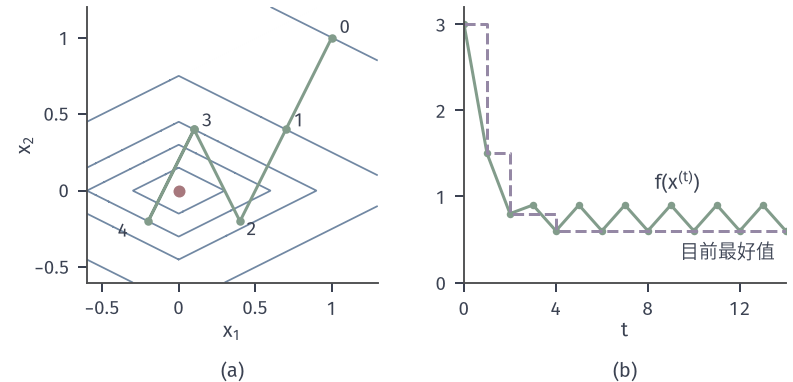

Recreate this plot in Python.
from pathlib import Path
import sys
ROOT = next(p for p in Path(__file__).resolve().parents if (p/'build.sh').is_file() and (p/'tex/book.tex').is_file())
sys.path.insert(0, str(ROOT/'figures/00-shared/mathematical-preliminaries-upper/00-shared/comprehension-figures'))
from support import figure, save, BLUE, GREEN, YELLOW, RED, PURPLE, INK, MUTED, GRID, BLUE_FILL, GREEN_FILL, YELLOW_FILL, RED_FILL, PURPLE_FILL
import numpy as np
HERE = Path(__file__).resolve().parent
STROKE = '#4C4D4F'
def panel(fig, left, right, top, bottom, wspace=.25, hspace=.2):
    fig.set_layout_engine(None)
    fig.subplots_adjust(left=left, right=right, top=top, bottom=bottom, wspace=wspace, hspace=hspace)
def tag(fig, ax, s, y=None, d=.15):
    p = ax.get_position(); fig.text((p.x0+p.x1)/2, (p.y0-d) if y is None else y, s, ha='center', va='top')
def opt(ax, x=0, y=0, ms=4.8, z=7): ax.plot([x],[y],'o',ms=ms,color=RED,mew=0,zorder=z)
# f(x)=|x1|+2|x2|，x0=(1,1)，固定步长 0.3；次梯度取 sign(0)=+1 的约定。
def sg(x): return np.array([1. if x[0]>=0 else -1., 2. if x[1]>=0 else -2.])
f=lambda x:abs(x[0])+2*abs(x[1])
P=[np.array([1.,1.])]
for t in range(14): P.append(P[-1]-.3*sg(P[-1]))
P=np.round(np.array(P),10);V=[f(x) for x in P]
fig,(A,B)=figure(width_mm=112,height_mm=54,ncols=2)
panel(fig,.09,.99,.98,.26,wspace=.22)
X,Y=np.meshgrid(np.linspace(-.6,1.3,801),np.linspace(-.6,1.2,801))
A.contour(X,Y,abs(X)+2*abs(Y),levels=[.3,.6,.9,1.5,3],colors=[BLUE],linewidths=.7)
A.plot(P[:6,0],P[:6,1],'-o',color=GREEN,lw=1.2,ms=3.4,mew=0,zorder=4);opt(A)
for i,(dx,dy) in zip(range(5),[(.05,.03),(.05,.02),(.04,-.09),(.05,.02),(-.2,-.1)]):
    A.text(P[i,0]+dx,P[i,1]+dy,f'{i}',color=INK,fontsize=7.5)
A.set_xlim(-.6,1.3);A.set_ylim(-.6,1.2);A.set_aspect('equal');A.set_xticks([-.5,0,.5,1],['$-0.5$','$0$','$0.5$','$1$']);A.set_yticks([-.5,0,.5,1],['$-0.5$','$0$','$0.5$','$1$']);A.set_xlabel('$x_1$',labelpad=1);A.set_ylabel('$x_2$',labelpad=0)
T=np.arange(len(V));B.plot(T,V,'-o',color=GREEN,lw=1.2,ms=3,mew=0);B.step(T,np.minimum.accumulate(V),where='post',color=PURPLE,lw=1.2,ls='--')
B.set_xlim(0,14);B.set_ylim(0,3.2);B.set_xticks([0,4,8,12]);B.set_yticks([0,1,2,3]);B.set_xlabel('$t$',labelpad=1)
B.text(8.3,1.08,'$f(x^{(t)})$',color=INK);B.text(9.4,.28,'目前最好值',color=INK,fontsize=7.5)
fig.canvas.draw()
tag(fig,A,'(a)',y=.055);tag(fig,B,'(b)',y=.055)
save(fig,HERE,'figure',{'f':'|x1|+2|x2|','alpha':.3,'x0':[1,1],'values':[float(v) for v in V]})
